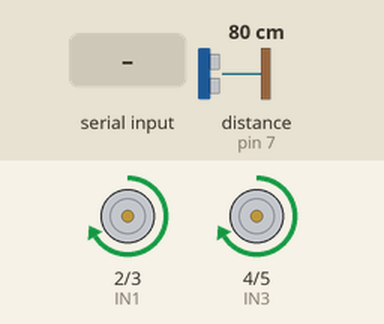
This sketch was run on a simulated Arduino Uno, built with avr-gcc and run on an emulated ATmega328P. On the bench: motor-driver pin pairs drawn as motors (green arrow = first pin HIGH = forward, orange = second pin HIGH = backward, longer = more drive, scaled by the enable pin). Wiring (inferred from the names in the program): ultrasonic range finder: trigger pin 6; echo pin 7. The test bench sets the inputs (shaded band); at power-on: distance to the obstacle (sensor on pin 7) 80 cm. The echo pulse lasts 58.3 µs per cm.

Above: at 1.2 s.
1.3 s: distance to the obstacle (sensor on pin 7) set to 23 cm
2.8 s: distance to the obstacle (sensor on pin 7) set to 17 cm
At 3.2 s:
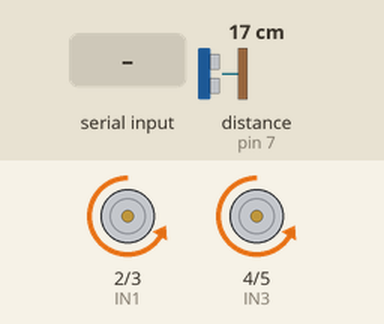
At 3.55 s:
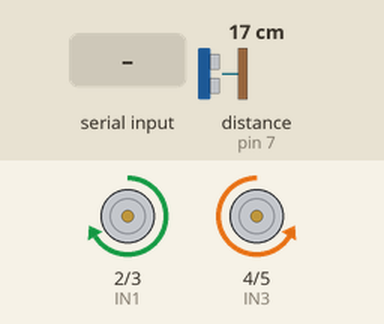
5.8 s: "L" received over Serial
At 6.5 s:
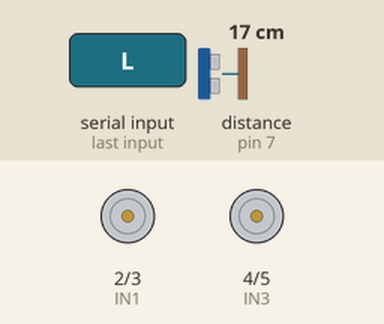
Timing chart, 0 to 14.8 s (numbered marks = the images above; inputs shaded):
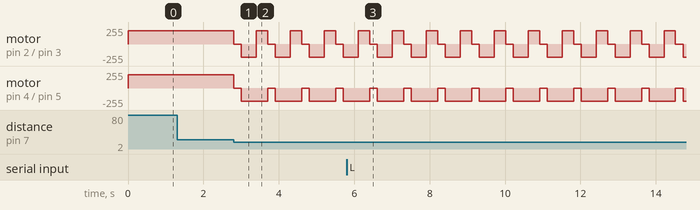

Measured:
- the behaviour switches between 21 and 20 cm on distance to the obstacle (sensor on pin 7) (found by bisection; images 0 and 1)
- after the input at 1.3 s, every drawn part: stays the same
- after the input at 2.8 s, motor on pin 2 (IN1) / pin 3 (IN2): forward 200/255 → stopped at once, then repeats every 0.90 s: backward 200/255 0.40 s, forward 200/255 0.30 s, stopped 0.20 s; motor on pin 4 (IN3) / pin 5 (IN4): alternates backward 200/255 for 0.70 s and stopped for 0.20 s, starting at once

The sketch:

Can_Shaped_Robot.ino
```cpp
// Motor driver pins
const int IN1 = 2;
const int IN2 = 3;
const int IN3 = 4;
const int IN4 = 5;
const int ENA = 9;  // PWM
const int ENB = 10; // PWM

// Ultrasonic sensor pins
const int trigPin = 6;
const int echoPin = 7;

// Bluetooth command
char command;

void setup() {
  // Motor pins
  pinMode(IN1, OUTPUT);
  pinMode(IN2, OUTPUT);
  pinMode(IN3, OUTPUT);
  pinMode(IN4, OUTPUT);
  pinMode(ENA, OUTPUT);
  pinMode(ENB, OUTPUT);

  // Sensor pins
  pinMode(trigPin, OUTPUT);
  pinMode(echoPin, INPUT);

  // Start serial communication (for HC-05 or Virtual Terminal)
  Serial.begin(9600);
}

void loop() {
  if (Serial.available()) {
    command = Serial.read();
    executeCommand(command);
  } else {
    autonomousMode();
  }
}

void executeCommand(char cmd) {
  switch (cmd) {
    case 'F': forward(); break;
    case 'B': backward(); break;
    case 'L': turnLeft(); break;
    case 'R': turnRight(); break;
    case 'S': stopMotors(); break;
    default: stopMotors(); break;
  }
}

void forward() {
  digitalWrite(IN1, HIGH);
  digitalWrite(IN2, LOW);
  digitalWrite(IN3, HIGH);
  digitalWrite(IN4, LOW);
  analogWrite(ENA, 200);
  analogWrite(ENB, 200);
}

void backward() {
  digitalWrite(IN1, LOW);
  digitalWrite(IN2, HIGH);
  digitalWrite(IN3, LOW);
  digitalWrite(IN4, HIGH);
  analogWrite(ENA, 200);
  analogWrite(ENB, 200);
}

void turnLeft() {
  digitalWrite(IN1, LOW);
  digitalWrite(IN2, HIGH);
  digitalWrite(IN3, HIGH);
  digitalWrite(IN4, LOW);
  analogWrite(ENA, 200);
  analogWrite(ENB, 200);
}

void turnRight() {
  digitalWrite(IN1, HIGH);
  digitalWrite(IN2, LOW);
  digitalWrite(IN3, LOW);
  digitalWrite(IN4, HIGH);
  analogWrite(ENA, 200);
  analogWrite(ENB, 200);
}

void stopMotors() {
  digitalWrite(IN1, LOW);
  digitalWrite(IN2, LOW);
  digitalWrite(IN3, LOW);
  digitalWrite(IN4, LOW);
}

// Autonomous obstacle avoidance
void autonomousMode() {
  long duration;
  int distance;

  digitalWrite(trigPin, LOW);
  delayMicroseconds(2);
  digitalWrite(trigPin, HIGH);
  delayMicroseconds(10);
  digitalWrite(trigPin, LOW);

  duration = pulseIn(echoPin, HIGH);
  distance = duration * 0.034 / 2; // convert to cm

  if (distance > 0 && distance < 20) {
    stopMotors();
    delay(200);
    backward();
    delay(400);
    turnRight();
    delay(300);
    stopMotors();
  } else {
    forward();
  }
}
```
